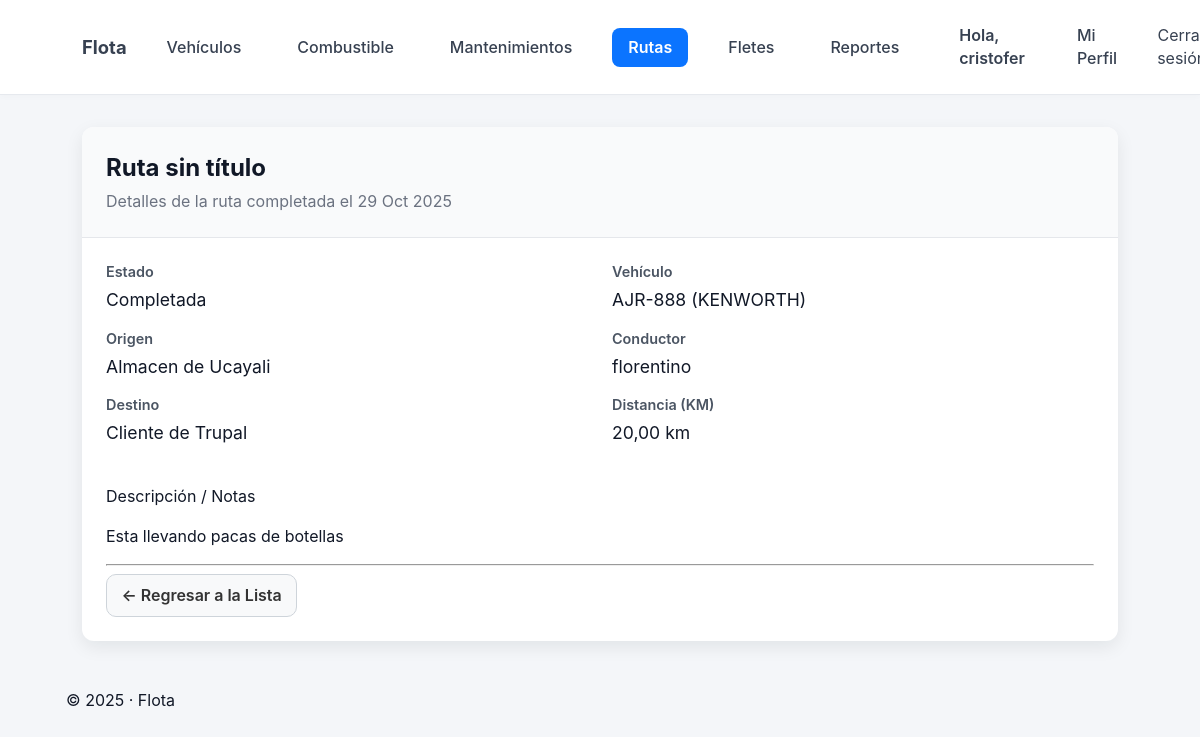
The app's page /rutas/2/ (signed in) with its own data.
### vehiculos/models.py (models this page shows, shortened)
class Ruta(models.Model):
    STATUS_PROGRAMADA = 'programada'
    STATUS_EN_CURSO = 'en_curso'
    STATUS_COMPLETADA = 'completada'
    STATUS_CHOICES = [
        (STATUS_PROGRAMADA, 'Programada'),
        (STATUS_EN_CURSO, 'En Curso'),
        (STATUS_COMPLETADA, 'Completada'),
    ]
    titulo = models.CharField(max_length=200, default='Ruta sin título')
    descripcion = models.TextField(blank=True, default='')
    fecha = models.DateField(default=timezone.now)
    chofer = models.ForeignKey(Perfil, null=True, blank=True, on_delete=models.SET_NULL, related_name='rutas')
    vehiculo = models.ForeignKey(Vehiculo, null=True, blank=True, on_delete=models.SET_NULL)
    origen = models.CharField(max_length=200, blank=True, default='')
    destino = models.CharField(max_length=200, blank=True, default='')
    distancia_km = models.DecimalField(max_digits=8, decimal_places=2, null=True, blank=True)
    status = models.CharField(max_length=20, choices=STATUS_CHOICES, default=STATUS_PROGRAMADA, help_text="Estado actual de la ruta")
    class Meta:
        ordering = ['-fecha']
        indexes = [
            models.Index(fields=['fecha']),
            models.Index(fields=['chofer']),
            models.Index(fields=['vehiculo']),
        ]

class Vehiculo(models.Model):
    placa = models.CharField(max_length=50, unique=True)
    marca = models.CharField(max_length=50, blank=True, default='')
    modelo = models.CharField(max_length=50, blank=True, default='')
    anio = models.IntegerField(null=True, blank=True)
    combustible_tipo = models.CharField(max_length=30, blank=True, default='')
    kilometraje = models.IntegerField(default=0) # Odómetro actual
    activo = models.BooleanField(default=True)
    chofer_asignado = models.ForeignKey(
        'Perfil',
        null=True,
        blank=True,
        on_delete=models.SET_NULL,
        related_name='vehiculos'
    )
    km_para_mantenimiento = models.IntegerField(
        null=True, blank=True,
        default=5000,
        help_text="Intervalo de KM para el próximo mantenimiento (ej: 5000)"
    )
    km_proximo_mantenimiento = models.IntegerField(
        null=True, blank=True,
        default=5000,
        help_text="Odómetro del próximo mantenimiento (ej: 150000)"
    )
    mantenimiento_requerido = models.BooleanField(
        default=False,
        help_text="Marcar si el vehículo ha pasado su KM de mantenimiento"
    )
    class Meta:
        indexes = [
            models.Index(fields=['chofer_asignado']),
        ]

class Perfil(models.Model):
    user = models.OneToOneField(User, on_delete=models.CASCADE)
    rol = models.CharField(max_length=30, default='chofer')
    telefono = models.CharField(max_length=30, blank=True, default='')
    creado_en = models.DateTimeField(default=timezone.now)
    recibe_alertas_mantenimiento = models.BooleanField(default=False, help_text="Marcar si el usuario debe recibir correos de alerta de mantenimiento")

### vehiculos/views.py (the view)
# urls.py: path('rutas/<int:pk>/', views.detalle_ruta, name='detalle_ruta'),
@login_required
def detalle_ruta(request, pk):
    user = request.user
    perfil = getattr(user, 'perfil', None)
    if user.is_staff:
        ruta = get_object_or_404(Ruta, pk=pk)
    elif perfil:
        ruta = get_object_or_404(Ruta, pk=pk, chofer=perfil)
    else:
        raise Http404 # No es staff y no tiene perfil
    contexto = {
        'ruta': ruta
    }
    return render(request, 'vehiculos/detalle_ruta.html', contexto)

### vehiculos/templates/vehiculos/detalle_ruta.html (shortened to what this page needs)
{% extends 'base.html' %}
{% load humanize %}
{% block content %}
<div class="container mt-4">
  <div class="row">
    <div class="col-lg-10 offset-lg-1">
      <div class="detail-card">
        <div class="detail-header">
          <h2>{{ ruta.titulo }}</h2>
          <p>Detalles de la ruta completada el {{ ruta.fecha|date:"d M Y" }}</p>
        </div>
        <div class="detail-body">
          <div class="detail-grid">
            <div>
              <div class="detail-item">
                <label>Estado</label>
                <span>{{ ruta.get_status_display }}</span>
              </div>
              <div class="detail-item">
                <label>Origen</label>
                <span>{{ ruta.origen|default:"No especificado" }}</span>
              </div>
              <div class="detail-item">
                <label>Destino</label>
                <span>{{ ruta.destino|default:"No especificado" }}</span>
              </div>
            </div>
            <div>
              <div class="detail-item">
                <label>Vehículo</label>
                <span>{{ ruta.vehiculo.placa|default:"N/A" }} ({{ ruta.vehiculo.marca }})</span>
              </div>
              <div class="detail-item">
                <label>Conductor</label>
                <span>{{ ruta.chofer.user.username|default:"N/A" }}</span>
              </div>
              <div class="detail-item">
                <label>Distancia (KM)</label>
                <span>{{ ruta.distancia_km|default:"0" }} km</span>
              </div>
            </div>
          </div>
          <div class="detail-notes">
            <label>Descripción / Notas</label>
            <p>{{ ruta.descripcion|default:"No se añadieron notas."|linebreaksbr }}</p>
          </div>
          <hr>
          <a href="{% url 'vehiculos:lista_rutas' %}" class="btn btn-secondary">← Regresar a la Lista</a>
        </div>
      </div>
    </div>
  </div>
</div>
{% endblock %}

### vehiculos/templates/base.html (shortened to what this page needs)
{% load static %}
<!doctype html>
<html lang="es">
<head>
  <link rel="stylesheet" href="{% static 'css/styles.css' %}">
</head>
<body>
  <header class="topbar">
    <div class="container topbar-inner">
      <nav>
        <a class="brand" href="{% url 'vehiculos:dashboard' %}">Flota</a>
        {% if user.is_authenticated %}
          {% with view_name=request.resolver_match.url_name %}
            <a class="nav-link {% if view_name == 'listar_vehiculos' or view_name == 'agregar_vehiculo' or view_name == 'detalle_vehiculo' or view_name == 'editar_vehiculo' %}active{% endif %}"
               href="{% url 'vehiculos:listar_vehiculos' %}">Vehículos</a>
            <a class="nav-link {% if view_name == 'lista_cargas' or view_name == 'nueva_carga' or view_name == 'detalle_carga' %}active{% endif %}"
               href="{% url 'vehiculos:lista_cargas' %}">Combustible</a>
            {% if request.user.is_staff or request.user.perfil.rol != 'chofer' %}
              <a class="nav-link {% if view_name == 'lista_mantenimientos' or view_name == 'registrar_mantenimiento' or view_name == 'detalle_mantenimiento' %}active{% endif %}"
                 href="{% url 'vehiculos:lista_mantenimientos' %}">Mantenimientos</a>
            {% endif %}
            <a class="nav-link {% if view_name == 'lista_rutas' or view_name == 'planificar_ruta' or view_name == 'detalle_ruta' %}active{% endif %}"
               href="{% url 'vehiculos:lista_rutas' %}">Rutas</a>
            {% if request.user.is_staff or request.user.perfil.rol != 'chofer' %}
              <a class="nav-link {% if view_name == 'lista_fletes' or view_name == 'crear_flete' %}active{% endif %}"
                 href="{% url 'vehiculos:lista_fletes' %}">Fletes</a>
            {% endif %}
            {% if request.user.is_staff or request.user.perfil.rol != 'chofer' %}
              <a class="nav-link {% if view_name == 'reporte_consumo' %}active{% endif %}"
                 href="{% url 'vehiculos:reporte_consumo' %}">Reportes</a>
            {% endif %}
          </nav>
          <nav>
            <div class="user-block">
              <span class="user">Hola, {{ user.username }}</span>
              <a class="nav-link {% if view_name == 'mi_perfil' %}active{% endif %}"
                 href="{% url 'vehiculos:mi_perfil' %}">Mi Perfil</a>
              <form method="post" action="{% url 'logout' %}" style="display:inline;margin:0;">
                <button type="submit" class="logout-button">
                  Cerrar sesión
                </button>
              </form>
            </div>
          {% endwith %}
        {% else %}
          <a class="nav-link" href="{% url 'vehiculos:signup' %}">Registro</a>
          <a class="nav-link" href="{% url 'login' %}">Iniciar sesión</a>
        {% endif %}
      </nav>
    </div>
  </header>
  <main class="container">
    {% block content %}{% endblock %}
  </main>
  <footer class="footer">
    <div class="container">
      {% load tz %}
      {% timezone "America/Lima" %}
         &copy; {% now "Y" %} · Flota
      {% endtimezone %}
    </div>
  </footer>
</body>
</html>

### static/css/styles.css (style rules this page uses)
:root { --bg: #f4f6f9; --card: #ffffff; --muted: #6b7280; --primary: #0b74ff; --accent: #2b9af3; --radius: 12px; --container: 1100px; --shadow: 0 6px 18px rgba(12, 20, 30, 0.08); --glass: linear-gradient(180deg, rgba(255, 255, 255, 0.9), rgba(250, 250, 250, 0.9)); }
* { box-sizing: border-box; }
body { margin: 0; font-family: Inter, "Segoe UI", Roboto, Arial, sans-serif; background: var(--bg); color: #111827; -webkit-font-smoothing: antialiased; -moz-osx-font-smoothing: grayscale; line-height: 1.45; }
.container { max-width: var(--container); margin: 0 auto; padding: 1rem; }
.topbar { background: #fff; border-bottom: 1px solid #e6e9ee; box-shadow: 0 2px 6px rgba(8, 10, 20, 0.02); }
.topbar .container, .topbar-inner { display: flex; align-items: center; justify-content: space-between; gap: 1rem; }
.brand { display: inline-block; font-weight: 700; font-size: 1.15rem; color: var(--primary); text-decoration: none; }
.topbar nav { display: flex; align-items: center; gap: 0.75rem; }
.topbar nav a, .topbar nav .user { margin-left: 1rem; color: #374151; text-decoration: none; display: inline-block; }
.nav-link { color: #374151; text-decoration: none; padding: 0.35rem 0.6rem; border-radius: 8px; }
.topbar .user { color: #374151; font-weight: 600; }
.btn { display: inline-block; padding: 0.55rem 0.9rem; border-radius: 10px; text-decoration: none; font-weight: 600; border: 1px solid transparent; cursor: pointer; transition: transform 0.12s ease, opacity 0.12s ease; }
.btn-secondary { background: #f8f9fa; color: #333; border-color: #ced4da; }

### vehiculos/templates/base.html (style rules this page uses)
:root { --primary-color: #0b74ff; --primary-color-text: #ffffff; --hover-bg: #f3f4f6; --text-color: #374151; --text-color-light: #6b7280; }
.topbar-inner { display: flex; justify-content: space-between; align-items: center; width: 100%; }
.topbar nav { display: flex; align-items: center; gap: 0.5rem; }
.topbar nav .nav-link { padding: 8px 16px; border-radius: 8px; text-decoration: none; font-weight: 500; color: var(--text-color); transition: background-color 0.2s ease, color 0.2s ease; }
.topbar nav .nav-link.active { background-color: var(--primary-color); color: var(--primary-color-text); font-weight: 600; }
.user-block { display: flex; align-items: center; gap: 0.5rem; margin-left: auto; }
.user-block .user { font-weight: 600; color: var(--text-color); padding: 8px 12px; }
.logout-button { padding: 8px 16px; border-radius: 8px; font-weight: 500; color: var(--text-color); background: none; border: none; cursor: pointer; font: inherit; text-decoration: none; transition: background-color 0.2s ease, color 0.2s ease; }

### vehiculos/templates/vehiculos/detalle_ruta.html (style rules this page uses)
.detail-card { background: #fff; border-radius: 12px; box-shadow: 0 6px 18px rgba(12, 20, 30, 0.08); overflow: hidden; }
.detail-header { background-color: #f9fafb; padding: 1.5rem; border-bottom: 1px solid #e5e7eb; }
.detail-header h2 { margin: 0; color: #111827; }
.detail-header p { margin: 4px 0 0; color: #6b7280; font-size: 1rem; }
.detail-body { padding: 1.5rem; }
.detail-grid { display: grid; grid-template-columns: 1fr 1fr; gap: 1.5rem; }
.detail-item { margin-bottom: 1rem; }
.detail-item label { display: block; font-weight: 600; color: #4b5563; font-size: 0.9em; margin-bottom: 4px; }
.detail-item span { font-size: 1.1em; color: #111827; }
.detail-notes { margin-top: 1.5rem; }

### records on screen
Ruta: titulo "Ruta sin título", fecha "29 Oct 2025", status "Completada", origen "Almacen de Ucayali", destino "Cliente de Trupal", vehiculo.placa "AJR-888", vehiculo.marca "KENWORTH", chofer.user.username "florentino", distancia_km "20,00", descripcion "Esta llevando pacas de botellas"

### other values on screen
{{ user.username }} "cristofer"
